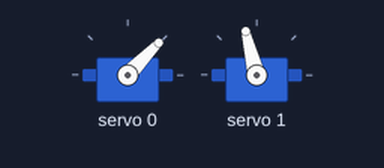
Recording of a sketch running on a simulated Arduino Uno, built with avr-gcc and run on an emulated ATmega328P. Parts: 2 × servo. What the sketch prints to the serial monitor is not drawn.

Above: at 0.15 s.
At 14.09 s:
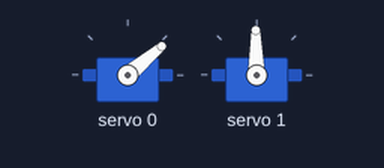
At 18.93 s:
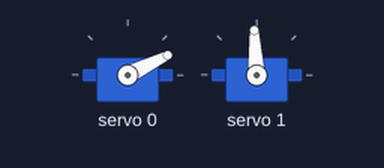
At 38.66 s:
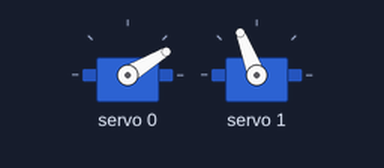
Timing chart, 0 to 40.0 s (numbered marks = the images above):
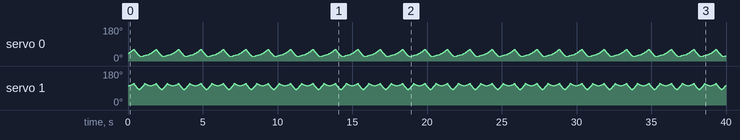

The sketch:

foot_1roop_success.ino
```cpp
#include <Wire.h>
#include <Adafruit_PWMServoDriver.h>

Adafruit_PWMServoDriver PWM = Adafruit_PWMServoDriver();
#define SERVOMIN  49 // this is the 'minimum' pulse length count (out of 4096)
#define SERVOMAX  409 // this is the 'maximum' pulse length count (out of 4096)
uint8_t servonum = 0;

void setup() {
  Serial.begin(9600);
  PWM.begin();
  PWM.setPWMFreq(50);  // 50Hz

}
void setServoPulse(uint8_t n, double pulse) {
  double pulselength;
  PWM.setPWM(n, 0, pulse);

}

float th1; //付け根
float th2; //足先
float L3;
float L3L3;
float L1 = 80;
float L2 = 105;
float L1L1 = 6400; //L1^2=80^2;
float L2L2 = 11025; //L2^2=105^2;
float L1L2 = 8400;
float L1L2_2 = 16800;
float pi = 3.14159265359; // 円周率

void TwoRink(float targetX, float targetY) {
  L3 = sqrt((targetX * targetX) + (targetY * targetY));
  L3L3 = L3 * L3;
  th2 = pi - acos(((L1L1) + (L2L2) - (L3L3)) / L1L2_2);
  th1 = atan2(targetY, -targetX) - acos((L1L1 + L3L3 - L2L2) / (2 * L1 * L3));
}

float conversion_range(float x, float in_min, float in_max, float out_min, float out_max) {
  return (x - in_min) * (out_max - out_min) / (in_max - in_min) + out_min;
}

float foot_rootX;
float foot_rootY;
int num = 1;
float n;

void loop() {
while(1){
  switch (num) {
    case 1:
      foot_rootY = 165;
      while (foot_rootX < 50) {
        TwoRink(foot_rootX, foot_rootY);
        float n1 = (th1 * 180 / pi) + 15;
        float n2 = (th2 * 180 / pi) - 15;

        Serial.print(th1);

        PWM.setPWM(0, 0, conversion_range(n1, 0, 180, SERVOMIN, SERVOMAX));
        PWM.setPWM(1, 0, conversion_range(n2, 180, 0, SERVOMIN, SERVOMAX));

        foot_rootX++;
        delay(5);
      }
      foot_rootX = 50;
      num = 2;
      break;
    case 2:
      while (foot_rootX <= 50, foot_rootX > 0) {
        foot_rootY = 165 + n * 2 / 5;
        TwoRink(foot_rootX, foot_rootY);
        float n1 = (th1 * 180 / pi) + 15;
        float n2 = (th2 * 180 / pi) - 15;

        PWM.setPWM(0, 0, conversion_range(n1, 0, 180, SERVOMIN, SERVOMAX));
        PWM.setPWM(1, 0, conversion_range(n2, 180, 0, SERVOMIN, SERVOMAX));

        foot_rootX--;
        n--;
        delay(5);
      }
      foot_rootX = 0;
      num = 3;
      break;
    case 3:
      while (foot_rootX <= 0, foot_rootX > -50) {
        foot_rootY = 165 + n * 2 / 5;
        TwoRink(foot_rootX, foot_rootY);
        float n1 = (th1 * 180 / pi) + 15;
        float n2 = (th2 * 180 / pi) - 15;

        PWM.setPWM(0, 0, conversion_range(n1, 0, 180, SERVOMIN, SERVOMAX));
        PWM.setPWM(1, 0, conversion_range(n2, 180, 0, SERVOMIN, SERVOMAX));

        foot_rootX--;
        n++;
        delay(5);
      }
      foot_rootX = -50;
      num = 1;
      break;

  }
}
}
```
